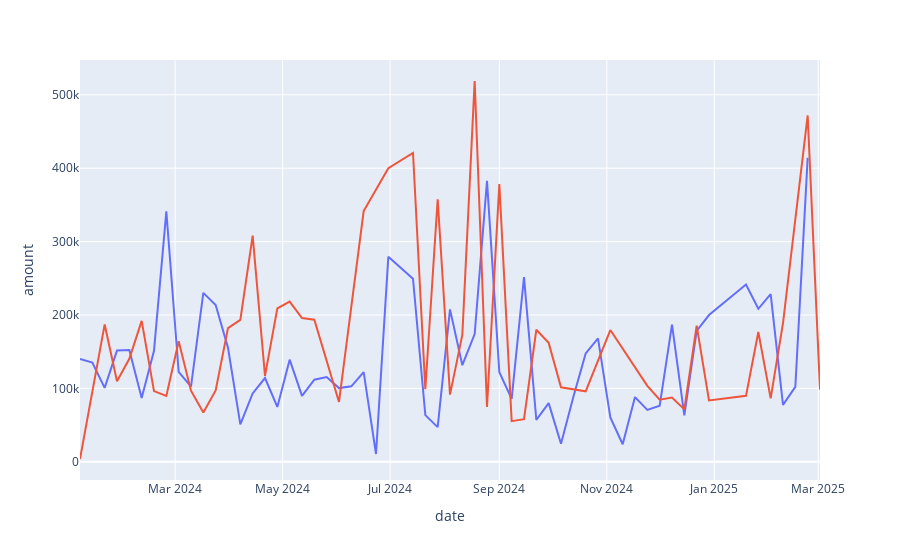

The code cell stored with this chart in its notebook:
### Code cell
# line chart

line_chart = px.line(
    filtered_sales,
    x='date',
    y='amount',
    color='cust_parent_name',
).update_layout(showlegend=False)

line_chart.show()
